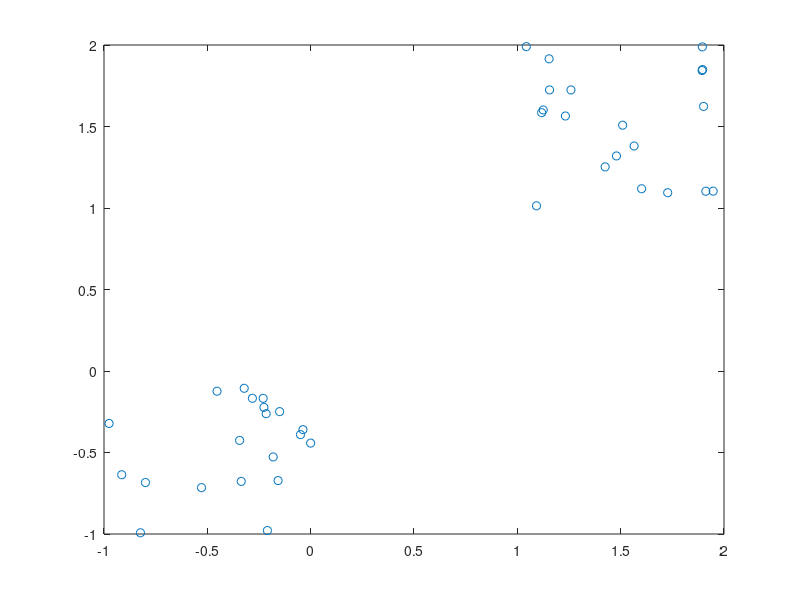

This figure's MATLAB source: (Note: this script raises an error after producing the figure.)
n = 20;
A = [rand(n,2) + 1; rand(n,2) - 1]; %[n,2]
plot(A(:,1),A(:,2),'o')

notDone = true;
k1 = A(randi([1,2*n]),:); % initialize k1,k2
k2 = A(randi([1,2*n]),:);

t = linspace(-3,3,10);
v = f(k1,k2,t);
hold on
plot(k1(1),k1(2),'rs')
plot(k2(1),k2(2),'rs')
plot(v(:,1),v(:,2))
xlim([-1,2])
ylim([-1,2])
pause(1)
while(notDone)
    k11 = k1;
    k21 = k2;
    
    temp1 = [0,0];
    count1 = 0;
    temp2 = [0,0];
    count2 = 0;
    for i=1:2*n
        if leq(k1,k2,A(i,:))
            temp1 = temp1 + A(i,:);
            count1 = count1 + 1;
        else
            temp2 = temp2 + A(i,:);
            count2 = count2 + 1;
        end
    end
    k1 = temp1/count1;
    k2 = temp2/count2;
    if (norm(k1-k11) < 0.01 && norm(k2-k21) < 0.01)
        notDone = false;
    end
    
    clf;
    plot(A(:,1),A(:,2),'o')
    hold on
    v = f(k1,k2,t);
    plot(k1(1),k1(2),'rs')
    plot(k2(1),k2(2),'rs')
    plot(v(:,1),v(:,2))
    xlim([-1,2])
    ylim([-1,2])
    pause(1)
end

function v = f(x1,x2,t)
v(:,1) = -(x1(2) - x2(2)) * t + (x1(1) + x2(1))/2;
v(:,2) = (x1(1) - x2(1)) * t + (x1(2) + x2(2))/2;
end

function z = leq(k1,k2,x)
y = (k1(2) - k2(2))/(k2(1) - k1(1)) * (x(1) - (k1(1) + k2(1))/2) + (k1(2) + k2(2))/2;
if x(2) <= y, z = true;
else, z = false;
end
end